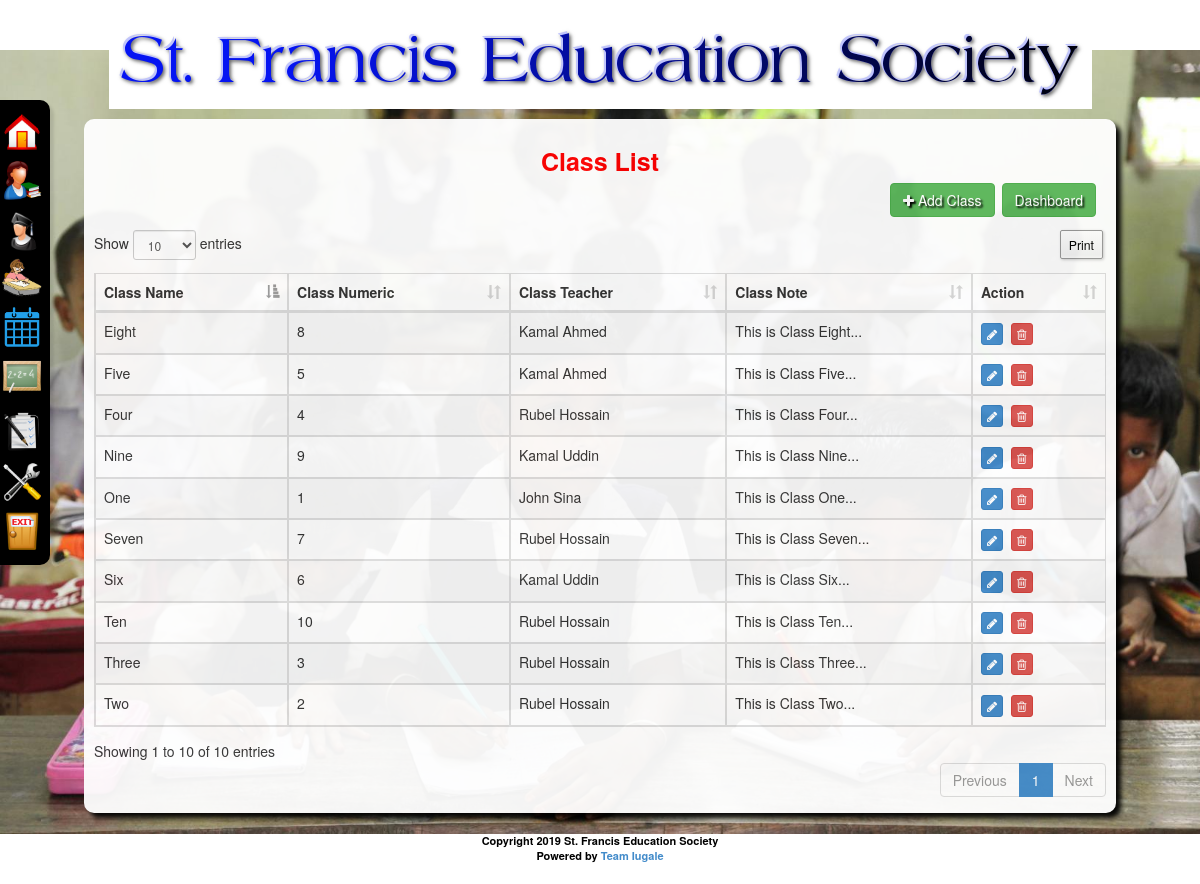
Screenshot of /class/class_list.php (signed in) with the database file from the repository.
### tables this page shows
CREATE TABLE IF NOT EXISTS `tbl_add_class` (
  `c_id` int(11) NOT NULL AUTO_INCREMENT,
  `c_name` varchar(200) NOT NULL,
  `c_numeric` int(11) NOT NULL,
  `c_teacher` varchar(200) NOT NULL,
  `c_note` varchar(500) NOT NULL,
  `created_date` timestamp NOT NULL DEFAULT CURRENT_TIMESTAMP,
  PRIMARY KEY (`c_id`)
);

### class/class_list.php (the view, shortened to what this page needs)
<?php include('../header.php');
?>
<link type="text/css" href="<?php echo WEB_URL; ?>css/bootstrap.css" rel="stylesheet" />
<div class="content content_inside">
  <div class="header_text">
    <div class="header_text_left">Class List</div>
    <div class="top_common_bar">
      <div class="obj_right" style="padding-right:10px !important;"><a class="btn btn_add_new btn-success" href="<?php echo WEB_URL; ?>class/add_class.php"><i class="fa fa-plus"></i>&nbsp;Add Class</a>&nbsp;<a class="btn btn_add_new btn-success" href="<?php echo WEB_URL; ?>dashboard.php"><i class="fa"></i>Dashboard</a></div>
    </div>
  </div>
  <div>
    <table class="table sakotable table-bordered table-striped dt-responsive">
      <thead>
        <tr>
          <th>Class Name</th>
          <th>Class Numeric</th>
          <th>Class Teacher</th>
          <th>Class Note</th>
          <th>Action</th>
        </tr>
      </thead>
      <tbody>
         <?php
				$result = mysql_query("Select * from tbl_add_class order by c_id ASC",$link);
				while($row = mysql_fetch_array($result)){ ?>
        <tr>
          <td><?php echo $row['c_name']; ?></td>
          <td><?php echo $row['c_numeric']; ?></td>
          <td><?php echo $row['c_teacher']; ?></td>
          <td><?php echo $row['c_note']; ?></td>
          <td><a title="Edit" data-toggle="tooltip" data-placement="top" class="btn btn-primary btn-xs mrg" href="<?php echo WEB_URL;?>class/add_class.php?id=<?php echo $row['c_id']; ?>"><i class="fa fa-pencil"></i></a>&nbsp;&nbsp;<a title="Delete" data-toggle="tooltip" data-placement="top" class="btn btn-danger btn-xs mrg" onClick="deleteClass(<?php echo $row['c_id']; ?>);" href="javascript:void(0);"><i class="fa fa-trash-o"></i></a></td>
        </tr>
        <?php } mysql_close($link); ?>
      </tbody>
    </table>
  </div>
</div>
<?php include('../copyright.php');?>
</div>
<?php include('../footer.php');?>

### css/style.css (style rules this page uses)
body { font-family: Verdana,Arial,Helvetica,sans-serif; font-size: 12px; }
.content { width:86%; height:auto; margin:0 auto; background:#fff; opacity: 0.95; box-shadow:5px 5px 5px #000; border-radius:10px; min-height:517px; position:relative; }
.content_inside { padding:10px; }
a { outline:none !important; }
.header_text { width:100%; font-size:25px; color:red; text-align:center; font-weight:bold; padding-top:15px; margin-bottom:20px; }
.header_text_left { width:100%; text-align:center; }
.top_common_bar { margin-bottom:50px; }
.obj_right { float:right; }

### rows the page displays
tbl_add_class: c_name "One", c_numeric "1", c_teacher "John Sina", c_note "This is Class One..."
tbl_add_class: c_name "Two", c_numeric "2", c_teacher "Rubel Hossain", c_note "This is Class Two..."
tbl_add_class: c_name "Three", c_numeric "3", c_teacher "Rubel Hossain", c_note "This is Class Three..."
tbl_add_class: c_name "Four", c_numeric "4", c_teacher "Rubel Hossain", c_note "This is Class Four..."
tbl_add_class: c_name "Five", c_numeric "5", c_teacher "Kamal Ahmed", c_note "This is Class Five..."
tbl_add_class: c_name "Six", c_numeric "6", c_teacher "Kamal Uddin", c_note "This is Class Six..."
tbl_add_class: c_name "Seven", c_numeric "7", c_teacher "Rubel Hossain", c_note "This is Class Seven..."
tbl_add_class: c_name "Eight", c_numeric "8", c_teacher "Kamal Ahmed", c_note "This is Class Eight..."
tbl_add_class: c_name "Nine", c_numeric "9", c_teacher "Kamal Uddin", c_note "This is Class Nine..."
tbl_add_class: c_name "Ten", c_numeric "10", c_teacher "Rubel Hossain", c_note "This is Class Ten..."
